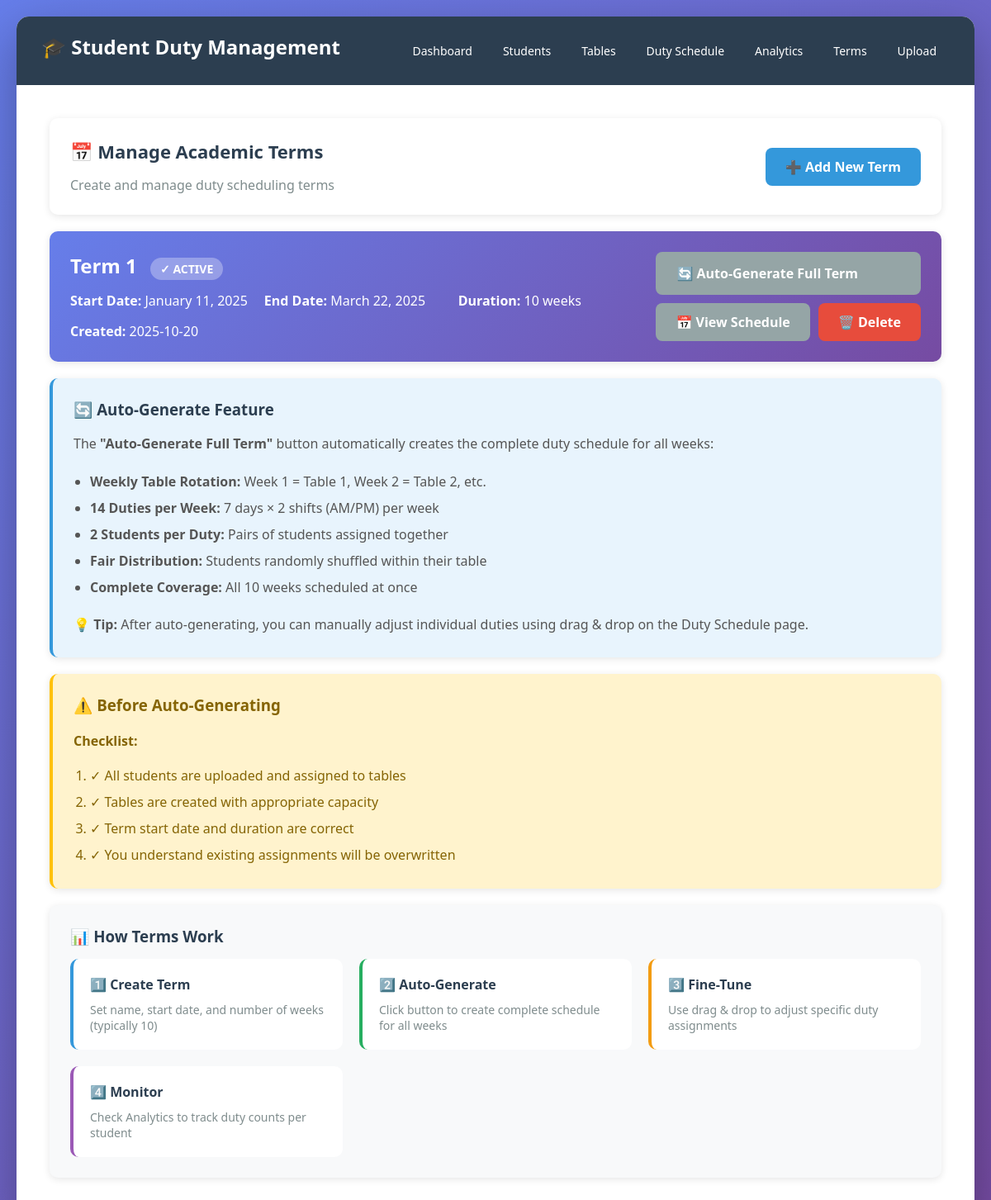
Screenshot of /manage_terms with the database file from the repository.
### app.py (models this page shows, shortened)
class Term(db.Model):
    id = db.Column(db.Integer, primary_key=True)
    name = db.Column(db.String(100), nullable=False)
    start_date = db.Column(db.Date, nullable=False)
    end_date = db.Column(db.Date, nullable=False)
    weeks = db.Column(db.Integer, nullable=False)
    is_active = db.Column(db.Boolean, default=True)
    created_at = db.Column(db.DateTime, default=datetime.utcnow)
    weekly_assignments = db.relationship('WeeklyDutyAssignment', backref='term', lazy=True, cascade='all, delete-orphan')

### app.py (the view)
@app.route('/manage_terms')
def manage_terms():
    terms = Term.query.order_by(Term.start_date.desc()).all()
    return render_template('manage_terms.html', terms=terms)

### templates/manage_terms.html (shortened to what this page needs)
{% extends "base.html" %}
{% block content %}
<div class="card">
    <div style="display: flex; justify-content: space-between; align-items: center;">
        <div>
            <h2>📅 Manage Academic Terms</h2>
            <p style="color: #7f8c8d; margin-top: 5px;">Create and manage duty scheduling terms</p>
        </div>
        <a href="{{ url_for('add_term') }}" class="btn btn-primary">➕ Add New Term</a>
    </div>
</div>
{% if terms %}
<div style="margin-top: 20px;">
    {% for term in terms %}
    <div class="card" style="background: {% if term.is_active %}linear-gradient(135deg, #667eea 0%, #764ba2 100%){% else %}#f8f9fa{% endif %};
                            color: {% if term.is_active %}white{% else %}#2c3e50{% endif %};">
        <div style="display: flex; justify-content: space-between; align-items: start; flex-wrap: wrap; gap: 20px;">
            <div style="flex: 1; min-width: 300px;">
                <h3 style="font-size: 24px; margin-bottom: 10px;">
                    {{ term.name }}
                    {% if term.is_active %}
                    <span style="background: rgba(255,255,255,0.3); padding: 4px 12px; border-radius: 15px; font-size: 14px; margin-left: 10px;">
                        ✓ ACTIVE
                    </span>
                    {% endif %}
                </h3>
                <div style="display: grid; grid-template-columns: repeat(auto-fit, minmax(200px, 1fr)); gap: 15px; margin-top: 15px;">
                    <div>
                        <strong>Start Date:</strong> {{ term.start_date.strftime('%B %d, %Y') }}
                    </div>
                    <div>
                        <strong>End Date:</strong> {{ term.end_date.strftime('%B %d, %Y') }}
                    </div>
                    <div>
                        <strong>Duration:</strong> {{ term.weeks }} weeks
                    </div>
                    <div>
                        <strong>Created:</strong> {{ term.created_at.strftime('%Y-%m-%d') }}
                    </div>
                </div>
            </div>
            <div style="display: flex; flex-direction: column; gap: 10px; min-width: 250px;">
                <a href="{{ url_for('generate_schedule', term_id=term.id) }}"
                   class="btn {% if term.is_active %}btn-secondary{% else %}btn-success{% endif %}"
                   style="font-size: 16px; padding: 15px 25px;"
                   onclick="return confirm('🔄 Auto-Generate Complete Schedule for {{ term.name }}?\n\nThis will create duty assignments for ALL {{ term.weeks }} weeks.\nTables will rotate weekly (Week 1 = Table 1, Week 2 = Table 2, etc.)\n\nExisting assignments will be overwritten!')">
                    🔄 Auto-Generate Full Term
                </a>
                <div style="display: flex; gap: 10px;">
                    <a href="{{ url_for('duty_schedule', term=term.id) }}"
                       class="btn {% if term.is_active %}btn-secondary{% else %}btn-primary{% endif %}"
                       style="flex: 1;">
                        📅 View Schedule
                    </a>
                    <a href="{{ url_for('delete_term', id=term.id) }}"
                       class="btn btn-danger"
                       onclick="return confirm('Delete {{ term.name }}? This will remove all duty assignments.')">
                        🗑️ Delete
                    </a>
                </div>
            </div>
        </div>
    </div>
    {% endfor %}
</div>
{% endif %}
<div class="card" style="margin-top: 20px; background: #e8f4fd; border-left: 4px solid #3498db;">
    <h3 style="color: #2c3e50; margin-bottom: 15px;">🔄 Auto-Generate Feature</h3>
    <p style="color: #555; line-height: 1.8; margin-bottom: 15px;">
        The <strong>"Auto-Generate Full Term"</strong> button automatically creates the complete duty schedule for all weeks:
    </p>
    <ul style="line-height: 2; color: #555; padding-left: 20px;">
        <li><strong>Weekly Table Rotation:</strong> Week 1 = Table 1, Week 2 = Table 2, etc.</li>
        <li><strong>14 Duties per Week:</strong> 7 days × 2 shifts (AM/PM) per week</li>
        <li><strong>2 Students per Duty:</strong> Pairs of students assigned together</li>
        <li><strong>Fair Distribution:</strong> Students randomly shuffled within their table</li>
        <li><strong>Complete Coverage:</strong> All {{ terms[0].weeks if terms else '10' }} weeks scheduled at once</li>
    </ul>
    <p style="color: #555; line-height: 1.8; margin-top: 15px;">
        💡 <strong>Tip:</strong> After auto-generating, you can manually adjust individual duties using drag & drop on the Duty Schedule page.
    </p>
</div>
<div class="card" style="margin-top: 20px; background: #fff3cd; border-left: 4px solid #ffc107;">
    <h3 style="color: #856404; margin-bottom: 15px;">⚠️ Before Auto-Generating</h3>
    <div style="color: #856404; line-height: 2;">
        <strong>Checklist:</strong>
        <ol style="padding-left: 20px; margin-top: 10px;">
            <li>✓ All students are uploaded and assigned to tables</li>
            <li>✓ Tables are created with appropriate capacity</li>
            <li>✓ Term start date and duration are correct</li>
            <li>✓ You understand existing assignments will be overwritten</li>
        </ol>
    </div>
</div>
<div class="card" style="margin-top: 20px; background: #f8f9fa;">
    <h3 style="color: #2c3e50; margin-bottom: 15px;">📊 How Terms Work</h3>
    <div style="display: grid; grid-template-columns: repeat(auto-fit, minmax(250px, 1fr)); gap: 20px;">
        <div style="background: white; padding: 20px; border-radius: 10px; border-left: 4px solid #3498db;">
            <h4 style="color: #2c3e50; margin-bottom: 10px;">1️⃣ Create Term</h4>
            <p style="color: #7f8c8d; font-size: 14px;">Set name, start date, and number of weeks (typically 10)</p>
        </div>
        <div style="background: white; padding: 20px; border-radius: 10px; border-left: 4px solid #27ae60;">
            <h4 style="color: #2c3e50; margin-bottom: 10px;">2️⃣ Auto-Generate</h4>
            <p style="color: #7f8c8d; font-size: 14px;">Click button to create complete schedule for all weeks</p>
        </div>
        <div style="background: white; padding: 20px; border-radius: 10px; border-left: 4px solid #f39c12;">
            <h4 style="color: #2c3e50; margin-bottom: 10px;">3️⃣ Fine-Tune</h4>
            <p style="color: #7f8c8d; font-size: 14px;">Use drag & drop to adjust specific duty assignments</p>
        </div>
        <div style="background: white; padding: 20px; border-radius: 10px; border-left: 4px solid #9b59b6;">
            <h4 style="color: #2c3e50; margin-bottom: 10px;">4️⃣ Monitor</h4>
            <p style="color: #7f8c8d; font-size: 14px;">Check Analytics to track duty counts per student</p>
        </div>
    </div>
</div>
{% endblock %}

### templates/base.html (style rules this page uses)
* { margin: 0; padding: 0; box-sizing: border-box; }
body { font-family: 'Segoe UI', Tahoma, Geneva, Verdana, sans-serif; background: linear-gradient(135deg, #667eea 0%, #764ba2 100%); min-height: 100vh; padding: 20px; }
.btn { padding: 12px 24px; border: none; border-radius: 8px; cursor: pointer; font-size: 16px; font-weight: 600; text-decoration: none; display: inline-block; transition: all 0.3s; }
.btn-primary { background: #3498db; color: white; }
.btn-danger { background: #e74c3c; color: white; }
.btn-secondary { background: #95a5a6; color: white; }
.card { background: white; border-radius: 10px; padding: 25px; margin-bottom: 20px; box-shadow: 0 2px 10px rgba(0, 0, 0, 0.1); }
.card h2 { color: #2c3e50; margin-bottom: 15px; font-size: 22px; }

### rows the page displays
Term: name "Term 1", is_active "✓ ACTIVE", start_date "January 11, 2025", end_date "March 22, 2025", weeks "10", created_at "2025-10-20"
